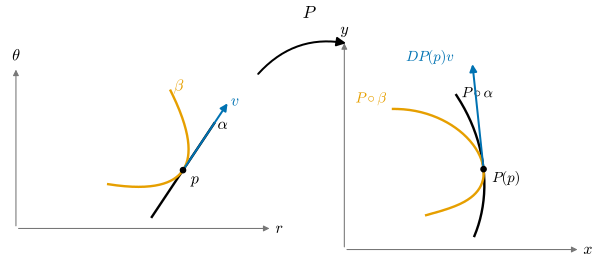

The Python source for this figure:
"""그림 2.2.1: 같은 속도로 p를 지나는 두 곡선은 같은 속도로 F(p)를 지나는 곡선으로 간다 (2.2절, 따름정리 2.2.2).

극좌표 사상 P(r, θ) = (r cos θ, r sin θ), p = (3/2, π/6), v = (2/5, 3/5).
    α(t) = p + t v                 (직선)
    β(t) = p + t v + t^2 w,  w = (-4/5, 3/5)   (포물선)
둘 다 α(0) = β(0) = p, α'(0) = β'(0) = v. 상 P∘α, P∘β는 P(p)를 같은 속도 DP(p)v로 지난다.

실행: 프로젝트 루트에서 ``PYTHONPATH=tools python3 chapters/02-calculus-rn/figures/fig-2-2-1-curves-velocity.py``
"""

import dgfig

dgfig.setup()

import matplotlib.pyplot as plt
import numpy as np

C = dgfig.COLORS
LW = dgfig.LW

p = np.array([1.5, np.pi / 6])
v = np.array([0.4, 0.6])
w = np.array([-0.8, 0.6])


def P(q):
    q = np.atleast_2d(q)
    return np.stack([q[:, 0] * np.cos(q[:, 1]), q[:, 0] * np.sin(q[:, 1])], axis=1)


DP = np.array([[np.cos(p[1]), -p[0] * np.sin(p[1])],
               [np.sin(p[1]), p[0] * np.cos(p[1])]])

ts = np.linspace(-0.7, 0.7, 301)
alpha = p + np.outer(ts, v)
beta = p + np.outer(ts, v) + np.outer(ts ** 2, w)
Pa, Pb = P(alpha), P(beta)

# 자기검사 (§12.1): 두 상 곡선의 t = 0에서의 속도가 모두 DP(p)v (중심차분)
eps = 1e-6
for curve in (lambda t: P(p + t * v)[0], lambda t: P(p + t * v + t ** 2 * w)[0]):
    vel = (curve(eps) - curve(-eps)) / (2 * eps)
    assert np.allclose(vel, DP @ v, atol=1e-8)
assert np.allclose(DP @ v, [0.4 * np.sqrt(3) / 2 - 0.45, 0.2 + 0.45 * np.sqrt(3)], atol=1e-12)


def arrow(ax, base, vec, color, lw=None, z=6):
    ax.annotate("", xy=base + vec, xytext=base,
                arrowprops=dict(arrowstyle="-|>", color=color, lw=lw or LW["vector"],
                                mutation_scale=11, shrinkA=0, shrinkB=0), zorder=z)


def axes_arrows(ax, x0, x1, y0, y1, xl, yl):
    ax.annotate("", xy=(x1, y0), xytext=(x0, y0),
                arrowprops=dict(arrowstyle="-|>", color=C["aux"], lw=0.8, mutation_scale=9))
    ax.annotate("", xy=(x0, y1), xytext=(x0, y0),
                arrowprops=dict(arrowstyle="-|>", color=C["aux"], lw=0.8, mutation_scale=9))
    ax.text(x1 + 0.03, y0, xl, fontsize=12, va="center")
    ax.text(x0, y1 + 0.03, yl, fontsize=12, ha="center", va="bottom")


fig, (axL, axR) = plt.subplots(1, 2, figsize=(6.4, 3.2), gridspec_kw={"width_ratios": [1.1, 1.1]})

ax = axL
ax.set_aspect("equal")
ax.set_axis_off()
axes_arrows(ax, 0.0, 2.3, 0.0, 1.45, r"$r$", r"$\theta$")
ax.plot(*alpha.T, color=C["main"], lw=LW["main"], zorder=3)
ax.plot(*beta.T, color=C["accent"], lw=LW["main"], zorder=3)
arrow(ax, p, v, C["tangent"])
ax.plot(*p, "o", color=C["main"], ms=4, zorder=7)
ax.text(p[0] + 0.07, p[1] - 0.12, r"$p$", fontsize=12)
ax.text(p[0] + v[0] + 0.03, p[1] + v[1] - 0.02, r"$v$", color=C["tangent"], fontsize=12)
ax.text(*(alpha[-1] + [0.03, -0.05]), r"$\alpha$", fontsize=12)
ax.text(*(beta[-1] + [0.03, 0.0]), r"$\beta$", color=C["accent"], fontsize=12)
ax.set_xlim(-0.1, 2.45)
ax.set_ylim(-0.1, 1.55)

ax = axR
ax.set_aspect("equal")
ax.set_axis_off()
axes_arrows(ax, 0.0, 2.2, 0.0, 1.95, r"$x$", r"$y$")
ax.plot(*Pa.T, color=C["main"], lw=LW["main"], zorder=3)
ax.plot(*Pb.T, color=C["accent"], lw=LW["main"], zorder=3)
q0 = P(p)[0]
arrow(ax, q0, DP @ v, C["tangent"])
ax.plot(*q0, "o", color=C["main"], ms=4, zorder=7)
ax.text(q0[0] + 0.08, q0[1] - 0.12, r"$P(p)$", fontsize=11)
tip = q0 + DP @ v
ax.text(tip[0] - 0.62, tip[1] + 0.03, r"$DP(p)v$", color=C["tangent"], fontsize=11)
ax.text(*(Pa[-1] + [0.05, -0.02]), r"$P\circ\alpha$", fontsize=11)
ax.text(*(Pb[-1] + [-0.35, 0.06]), r"$P\circ\beta$", color=C["accent"], fontsize=11)
ax.set_xlim(-0.2, 2.45)
ax.set_ylim(-0.2, 2.1)

dgfig.map_arrow(fig, axL, axR, r"$P$", xy_from=(0.88, 0.88), xy_to=(0.1, 0.92), rad=-0.3,
                label_offset=(0.0, 0.03))
fig.subplots_adjust(wspace=0.12, left=0.01, right=0.99, top=0.95, bottom=0.03)
dgfig.save(fig, __file__)
